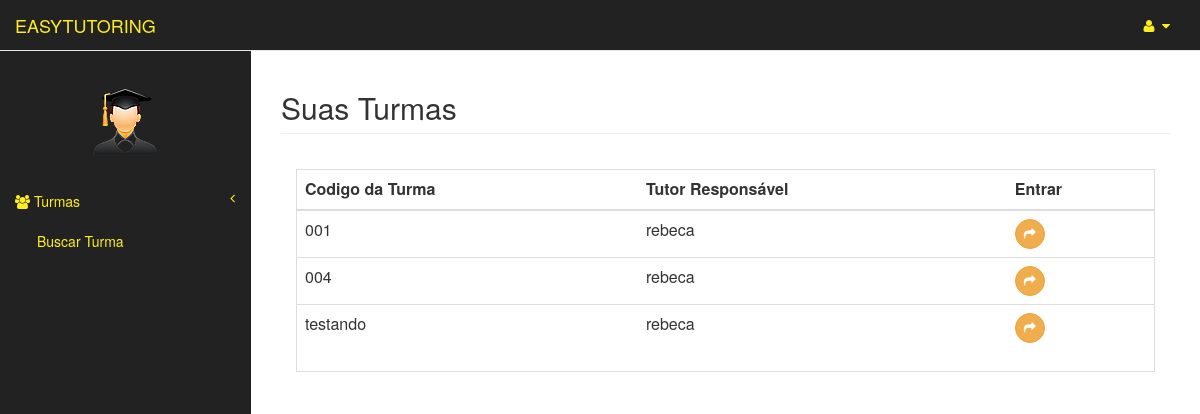
The page /aluno_area/todasTurmas (signed in) on the database its author committed.
### usuarios/models.py (models this page shows)
class Usuario(models.Model):
	user = models.OneToOneField(User)
	matricula = models.CharField(max_length=20)
	curso = models.CharField(max_length=3)
	tipo = models.CharField(max_length=8, blank=False,null=True)
	nome_completo = models.CharField(max_length=150)
	img = models.ImageField(upload_to="img/original/", blank=True)
	thumb = ThumbnailerImageField(upload_to="img/thumb/", blank=True,null=True,resize_source=dict(size=(100, 100), sharpen=True))
	def __str__(self):
		return self.user.username

### turmas/models.py (models this page shows, shortened)
class Turma(models.Model):
	codigo = models.CharField(max_length=150)
	disciplina = models.ForeignKey(Disciplina, related_name='disciplinas',null=True)
	professor = models.ForeignKey(Professor, related_name='professores')
	tutor = models.ForeignKey(Tutor, related_name='tutores')
	alunos = models.ManyToManyField(Aluno, related_name='alunos')

### aluno_area/views.py (the view)
@login_required
def todasTurmas(request):
	user = request.user
	usuario = Aluno.objects.get(user=user)
	if request.user.has_perm('usuarios.pode_acessar_area_aluno'):
		turmas = Turma.objects.filter(alunos__id=usuario.id)
		return render(request, 'aluno_area/todasTurmas.html', {'turmas': turmas, 'usuario': usuario})
	else:
		verificaUsuario = verificarUsuario(request)
		return render(request, verificaUsuario)

### templates/aluno_area/todasTurmas.html (shortened to what this page needs)
{% extends "aluno_area/index.html" %}
{% load widget_tweaks %}
{% block pageHeader %}
    <h2 class="page-header">Suas Turmas</h2>
{% endblock pageHeader %}
{% block form %}
    <div class="panel-body">
        <div class="table-responsive table-bordered">
            <table class="table">
                <thead>
                    <tr>
                        <th>Codigo da Turma</th>
                        <th>Tutor Responsável</th>
                        <th>Entrar</th>
                    </tr>
                </thead>
                <tbody>
                    {% for turma in turmas %}
                        <tr>
                            <td>{{turma.codigo}}</td>
                            <td>{{turma.tutor}}</td>
                            <td><a  href="{% url 'aluno_area:turmaArea' turma.id %}"> <button type="button" class="btn btn-warning btn-circle"><i class="fa fa-share"></i>
        </button></a></td>
                        </tr>
                    {% endfor %}
                </tbody>
            </table>
        </div>
    </div>
{% endblock form %}

### templates/aluno_area/index.html (shortened to what this page needs)
{% extends "templateEasyTutoring.html" %}
{% block principal %}
    <a class="navbar-brand" href="{% url 'aluno_area:index' %}" id="link-color">EASYTUTORING</a>
{% endblock principal %}
{% block barraLateral %}
               <div class="navbar-default sidebar" role="navigation">
                <div class="sidebar-nav navbar-collapse">
                    <ul class="nav" id="side-menu">
                        <br>
                       <center><p><img src="{{ usuario.thumb.url}}" class= "img-circle"/> </p></center>
                        <li class="itens-menu">
                            <a href="#" id="link-color"><i class="fa fa-users"></i> Turmas<span class="fa arrow"></span></a>
                            <ul class="nav nav-second-level">
                                <li>
                                    <a href="{% url 'aluno_area:todasTurmas'%}" id="link-color">Buscar Turma</a>
                                </li>
                            </ul>
                        </li>
                    </ul>
                </div>
            </div>
{% endblock barraLateral %}

### static/css/tutoring.css (style rules this page uses)
#link-color { color: #feed23; }

### rows shown on the page
Usuario: thumb (picture)
Turma: codigo "001", tutor "rebeca"
Turma: codigo "004", tutor "rebeca"
Turma: codigo "testando", tutor "rebeca"
